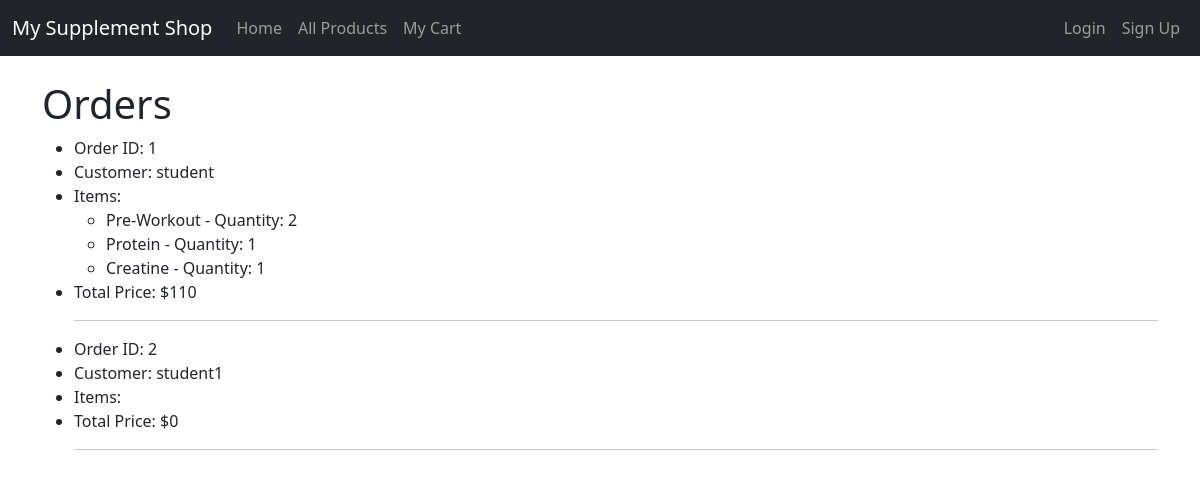
/orders/, run on an earlier commit of the app's database.
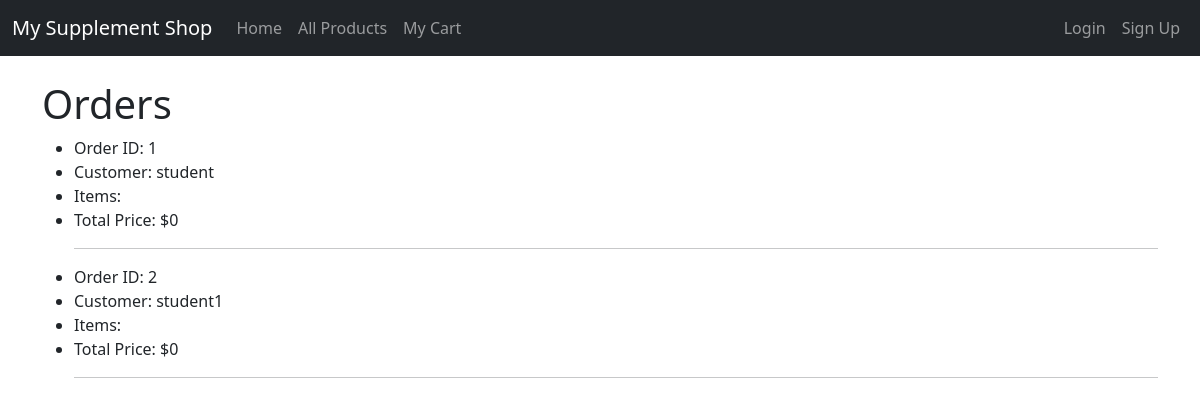
And on a later commit of the database.
### catalog/models.py (models this page shows, shortened)
class Cart(models.Model):
    user = models.ForeignKey(User, on_delete=models.CASCADE)
    created_at = models.DateTimeField(auto_now_add=True)
    def cart_items(self):
        return CartItem.objects.filter(cart=self)
    @property
    def total_price(self):
        return sum(item.total_price for item in self.cart_items())

class CartItem(models.Model):
    product = models.ForeignKey(Product, on_delete=models.CASCADE)
    cart = models.ForeignKey(Cart, on_delete=models.CASCADE)
    quantity = models.PositiveIntegerField(default=1)
    @property
    def total_price(self):
        return self.quantity * self.product.price

class Product(models.Model):
    name = models.CharField(max_length=200, help_text='Enter a product name')
    brand = models.CharField(max_length=100, default=' ')
    price = models.IntegerField()

### catalog/views.py (the view)
# urls.py: path('orders/', views.OrderListView.as_view(), name='order_list'),
class OrderListView(ListView):
    model = Cart
    template_name = 'catalog/order_list.html'
    context_object_name = 'orders'

### catalog/templates/catalog/order_list.html
{% extends "catalog/base.html" %}
{% block content %}
  <h1>Orders</h1>
  {% if orders %}
    <ul>
      {% for order in orders %}
        <li>Order ID: {{ order.id }}</li>
        <li>Customer: {{ order.user.username }}</li>
        <li>Items:</li>
        <ul>
          {% for item in order.cartitem_set.all %}
            <li>{{ item.product.name }} - Quantity: {{ item.quantity }}</li>
          {% endfor %}
        </ul>
        <li>Total Price: ${{ order.total_price }}</li>
        <hr>
      {% endfor %}
    </ul>
  {% else %}
    <p>No orders found.</p>
  {% endif %}
{% endblock %}

What changed in the data, as far as the page shows it:
removed CartItem: product.name "Pre-Workout", quantity "2", shown under Cart "student"
removed CartItem: product.name "Protein", quantity "1", shown under Cart "student"
removed CartItem: product.name "Creatine", quantity "1", shown under Cart "student"
computed for Cart "student": total_price "110" → "0"
